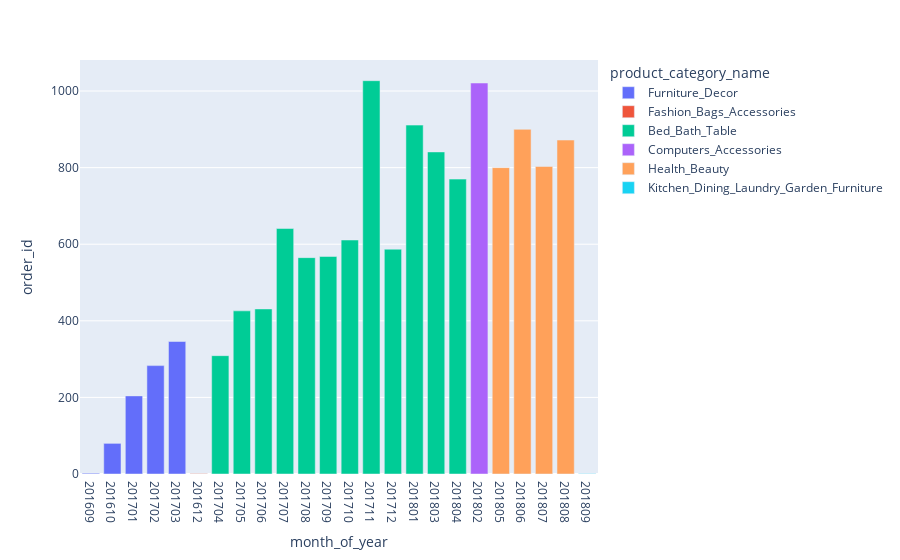

Source (notebook cell):
### Code cell
px.bar(st_mon, x='month_of_year', color='product_category_name', y='order_id')

### Figure 1 — Plotly figure (JSON) as saved in the notebook; plotly's stock layout.template omitted (floating-point values rounded to 4 significant figures)
{"data": [{"alignmentgroup": "True", "hovertemplate": "product_category_name=Furniture_Decor<br>month_of_year=%{x}<br>order_id=%{y}<extra></extra>", "legendgroup": "Furniture_Decor", "marker": {"color": "#636efa", "pattern": {"shape": ""}}, "name": "Furniture_Decor", "offsetgroup": "Furniture_Decor", "orientation": "v", "showlegend": true, "textposition": "auto", "type": "bar", "x": ["201609", "201610", "201701", "201702", "201703"], "xaxis": "x", "y": [2, 80, 204, 283, 346], "yaxis": "y"}, {"alignmentgroup": "True", "hovertemplate": "product_category_name=Fashion_Bags_Accessories<br>month_of_year=%{x}<br>order_id=%{y}<extra></extra>", "legendgroup": "Fashion_Bags_Accessories", "marker": {"color": "#EF553B", "pattern": {"shape": ""}}, "name": "Fashion_Bags_Accessories", "offsetgroup": "Fashion_Bags_Accessories", "orientation": "v", "showlegend": true, "textposition": "auto", "type": "bar", "x": ["201612"], "xaxis": "x", "y": [1], "yaxis": "y"}, {"alignmentgroup": "True", "hovertemplate": "product_category_name=Bed_Bath_Table<br>month_of_year=%{x}<br>order_id=%{y}<extra></extra>", "legendgroup": "Bed_Bath_Table", "marker": {"color": "#00cc96", "pattern": {"shape": ""}}, "name": "Bed_Bath_Table", "offsetgroup": "Bed_Bath_Table", "orientation": "v", "showlegend": true, "textposition": "auto", "type": "bar", "x": ["201704", "201705", "201706", "201707", "201708", "201709", "201710", "201711", "201712", "201801", "201803", "201804"], "xaxis": "x", "y": [309, 426, 431, 641, 565, 568, 611, 1027, 587, 911, 841, 770], "yaxis": "y"}, {"alignmentgroup": "True", "hovertemplate": "product_category_name=Computers_Accessories<br>month_of_year=%{x}<br>order_id=%{y}<extra></extra>", "legendgroup": "Computers_Accessories", "marker": {"color": "#ab63fa", "pattern": {"shape": ""}}, "name": "Computers_Accessories", "offsetgroup": "Computers_Accessories", "orientation": "v", "showlegend": true, "textposition": "auto", "type": "bar", "x": ["201802"], "xaxis": "x", "y": [1021], "yaxis": "y"}, {"alignmentgroup": "True", "hovertemplate": "product_category_name=Health_Beauty<br>month_of_year=%{x}<br>order_id=%{y}<extra></extra>", "legendgroup": "Health_Beauty", "marker": {"color": "#FFA15A", "pattern": {"shape": ""}}, "name": "Health_Beauty", "offsetgroup": "Health_Beauty", "orientation": "v", "showlegend": true, "textposition": "auto", "type": "bar", "x": ["201805", "201806", "201807", "201808"], "xaxis": "x", "y": [800, 900, 803, 872], "yaxis": "y"}, {"alignmentgroup": "True", "hovertemplate": "product_category_name=Kitchen_Dining_Laundry_Garden_Furniture<br>month_of_year=%{x}<br>order_id=%{y}<extra></extra>", "legendgroup": "Kitchen_Dining_Laundry_Garden_Furniture", "marker": {"color": "#19d3f3", "pattern": {"shape": ""}}, "name": "Kitchen_Dining_Laundry_Garden_Furniture", "offsetgroup": "Kitchen_Dining_Laundry_Garden_Furniture", "orientation": "v", "showlegend": true, "textposition": "auto", "type": "bar", "x": ["201809"], "xaxis": "x", "y": [1], "yaxis": "y"}], "layout": {"barmode": "relative", "legend": {"title": {"text": "product_category_name"}, "tracegroupgap": 0}, "margin": {"t": 60}, "xaxis": {"anchor": "y", "domain": [0, 1], "title": {"text": "month_of_year"}}, "yaxis": {"anchor": "x", "domain": [0, 1], "title": {"text": "order_id"}}}}
